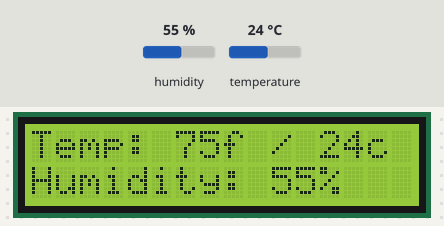
Simulated run of this program. Board: MicroPython board. On the bench: 16×2 character LCD. Inputs (shaded band) come from the test bench; at power-on: humidity 55 %, temperature 24 °C. Library files of the repository ran but are not shown: I2C_LCD.py.

Above: at 1.2 s.
1.3 s: humidity set to 22 %
At 2.9 s:
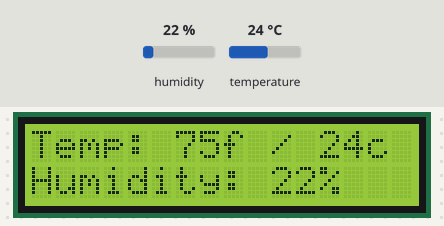
3.6 s: temperature set to 12 °C
At 4.6 s:
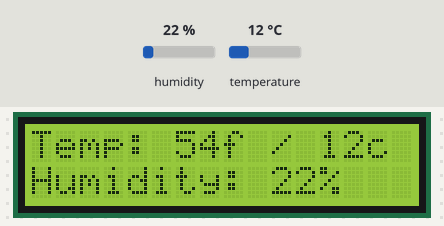
5.7 s: humidity set to 40 %
At 7.4 s:
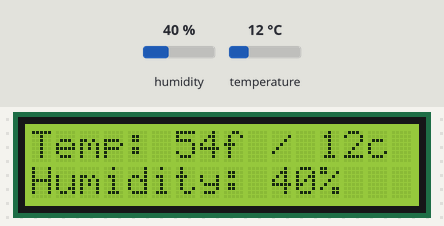
7.7 s: temperature set to 19 °C
At 9.1 s:
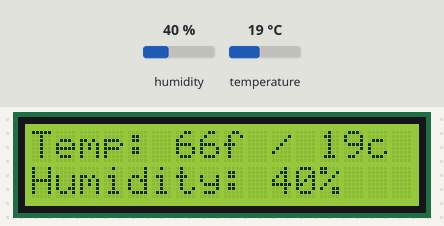
Timing chart, 0 to 10.7 s (numbered marks = the images above; inputs shaded):
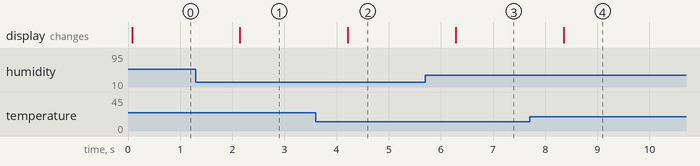

The program:

24.2_Hygrothermograph.py
```python
from time import sleep_ms
from machine import I2C, Pin
from I2C_LCD import I2cLcd
import dht

DHT = dht.DHT11(Pin(18))

# CONFIG LCD PANEL
# Custom Character Generator
# for HD44780 LCD Modules
# https://omerk.github.io/lcdchargen/
DEFAULT_I2C_ADDR = 0x27
i2c = I2C(scl=Pin(14), sda=Pin(13), freq=400000)
lcd = I2cLcd(i2c, DEFAULT_I2C_ADDR, 2, 16)

try:
    while True:
        lcd.move_to(0, 0)

        DHT.measure()
        Ftemp = round((DHT.temperature() * 9) / 5) + 32
        lcd.putstr("Temp: ")
        lcd.putstr(str(Ftemp)+'f / ')
        lcd.putstr(str(DHT.temperature())+'c')

        lcd.move_to(0, 1)
        lcd.putstr(  "Humidity: "+str(DHT.humidity())+"%")
        sleep_ms(1000)
except:
    pass
```

Measured:
- after the input at 1.3 s, the display: changes after 0.85 s (image 1)
- after the input at 3.6 s, the display: changes after 0.61 s (image 2)
- after the input at 5.7 s, the display: changes after 0.58 s (image 3)
- after the input at 7.7 s, the display: changes after 0.65 s (image 4)
